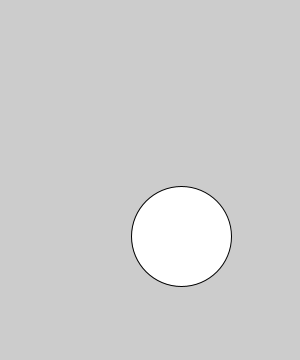
Frame 1 (no input)
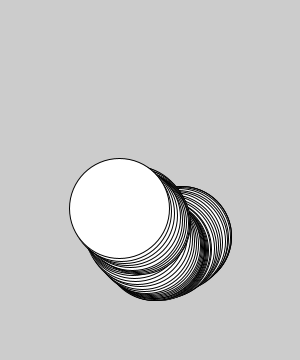
Frame 60 (the mouse pressed at the canvas centre just before this capture)
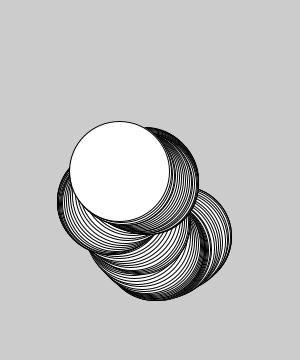
Frame 120 (the mouse held since frame 60 and released just before this capture)

The Processing sketch that drew these frames (run headless with seeded random() and noise(); from frame 60 on, the mouse is pressed at the canvas centre):

// Processing sketch: sketch_170104
// ── sketch_170104.pde
//NoiseWalk

Walker w;

void setup(){
 size(300, 360);
 w = new Walker();
}

void draw(){
 w.step();
 w.display();
}

class Walker{
 float x,y;
 
 float tx, ty;
 
 Walker(){
  tx = 0;
  ty = 10000;
 }
 
 void step(){
  x = map(noise(tx), 0, 1, 0, width);
  y = map(noise(ty), 0, 1, 0, height);
  
  tx += 0.01;
  ty += 0.01;
 }
 
 void display(){
  ellipse(x, y, 100, 100);
 }  
}  
